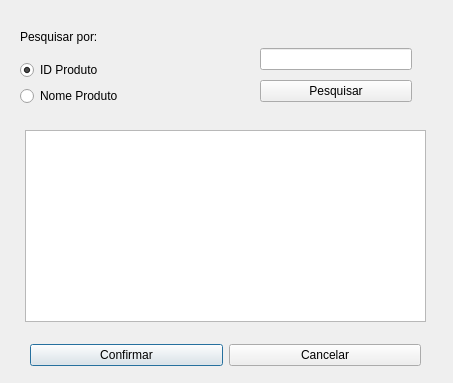
<?xml version="1.0" encoding="UTF-8"?>
<ui version="4.0">
 <class>fm_pesquisarproduto</class>
 <widget class="QDialog" name="fm_pesquisarproduto">
  <property name="geometry">
   <rect>
    <x>0</x>
    <y>0</y>
    <width>453</width>
    <height>383</height>
   </rect>
  </property>
  <property name="windowTitle">
   <string>Pesquisar Produto</string>
  </property>
  <property name="windowIcon">
   <iconset resource="Arquivo_de_recursos.qrc">
    <normaloff>:/imagens/img/procurar.png</normaloff>:/imagens/img/procurar.png</iconset>
  </property>
  <widget class="QTableWidget" name="tw_listaProdutos">
   <property name="geometry">
    <rect>
     <x>25</x>
     <y>130</y>
     <width>401</width>
     <height>192</height>
    </rect>
   </property>
  </widget>
  <widget class="QWidget" name="layoutWidget">
   <property name="geometry">
    <rect>
     <x>20</x>
     <y>20</y>
     <width>129</width>
     <height>86</height>
    </rect>
   </property>
   <layout class="QVBoxLayout" name="verticalLayout_3">
    <item>
     <widget class="QLabel" name="label_2">
      <property name="text">
       <string>Pesquisar por:</string>
      </property>
     </widget>
    </item>
    <item>
     <layout class="QVBoxLayout" name="verticalLayout">
      <item>
       <widget class="QRadioButton" name="rb_idProduto">
        <property name="text">
         <string>ID Produto</string>
        </property>
        <property name="checked">
         <bool>true</bool>
        </property>
       </widget>
      </item>
      <item>
       <widget class="QRadioButton" name="rb_nomeProduto">
        <property name="text">
         <string>Nome Produto</string>
        </property>
       </widget>
      </item>
     </layout>
    </item>
   </layout>
  </widget>
  <widget class="QWidget" name="layoutWidget">
   <property name="geometry">
    <rect>
     <x>30</x>
     <y>340</y>
     <width>391</width>
     <height>31</height>
    </rect>
   </property>
   <layout class="QHBoxLayout" name="horizontalLayout">
    <item>
     <widget class="QPushButton" name="btn_confirmar">
      <property name="text">
       <string>Confirmar</string>
      </property>
     </widget>
    </item>
    <item>
     <widget class="QPushButton" name="btn_cancelar">
      <property name="text">
       <string>Cancelar</string>
      </property>
     </widget>
    </item>
   </layout>
  </widget>
  <widget class="QWidget" name="layoutWidget">
   <property name="geometry">
    <rect>
     <x>260</x>
     <y>44</y>
     <width>152</width>
     <height>64</height>
    </rect>
   </property>
   <layout class="QVBoxLayout" name="verticalLayout_2">
    <item>
     <widget class="QLineEdit" name="le_pesquisar"/>
    </item>
    <item>
     <widget class="QPushButton" name="btn_pesquisar">
      <property name="text">
       <string>Pesquisar</string>
      </property>
     </widget>
    </item>
   </layout>
  </widget>
 </widget>
 <resources>
  <include location="Arquivo_de_recursos.qrc"/>
 </resources>
 <connections/>
</ui>
